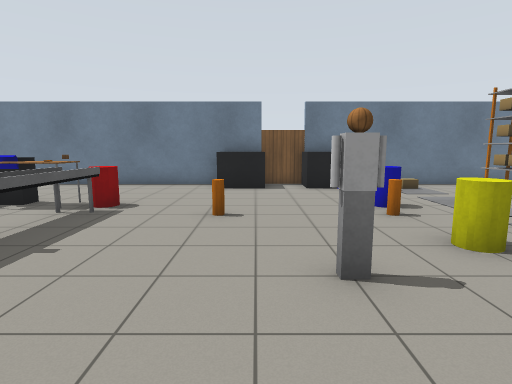
[1] (above)

18 first-person views from a walk through a Gazebo world. The camera is 1.3 m above the floor, tilts 8° down and sees 80° across. The floor is counted in squares, 1 m on a side. Each view is taken from the middle of a square. On the plan, view 1 faces up. The plan holds only what a view shows up to about 14 squares ahead; the rest is blank. Robots are left out. Simple patterns stand in for the simulator's built-in surfaces. Simple shapes stand in for some stock models.

[2]
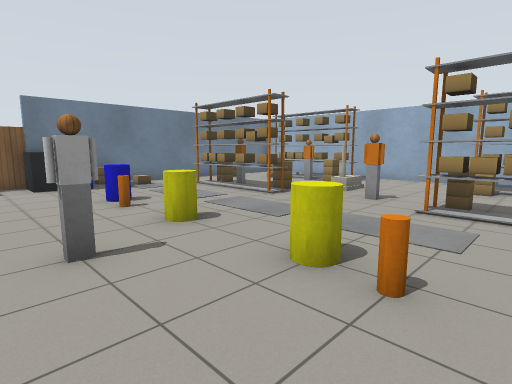

[3]
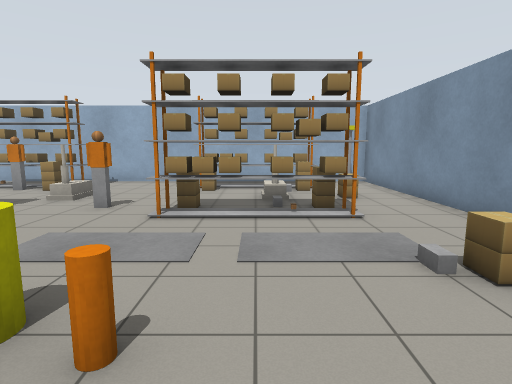

[4]
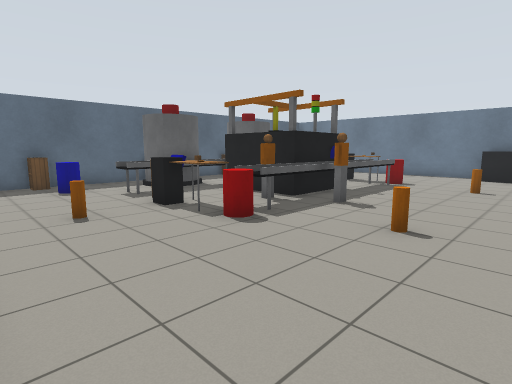

[5]
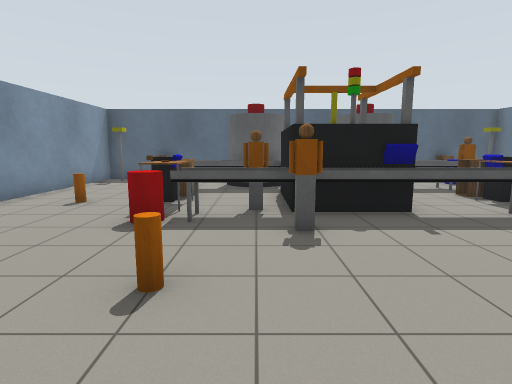

[6]
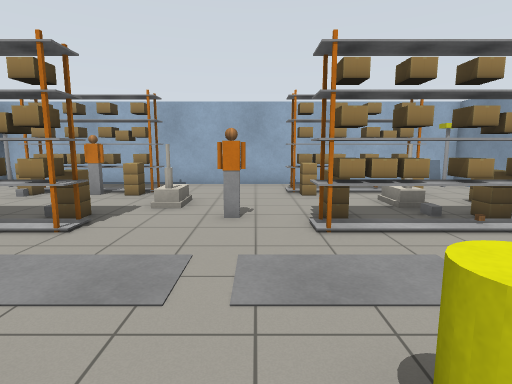

[7]
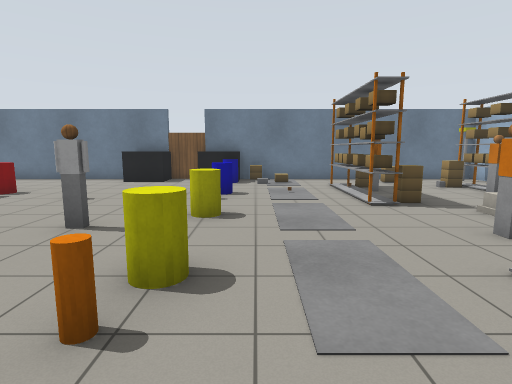

[8]
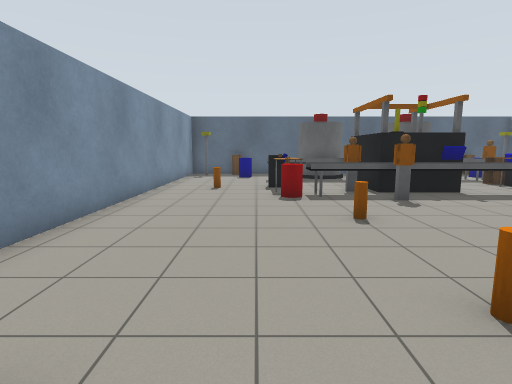

[9]
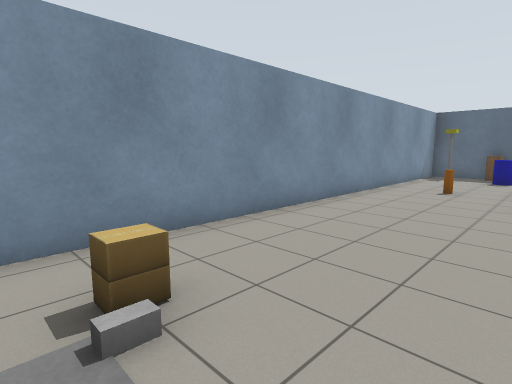

[10]
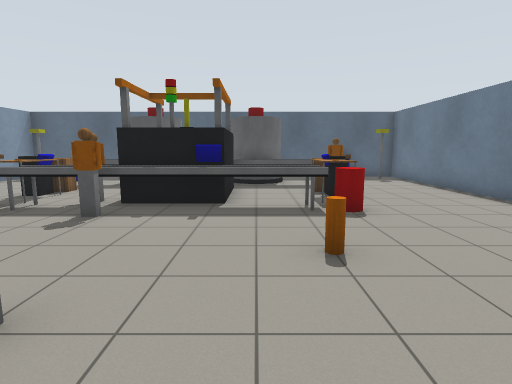

[11]
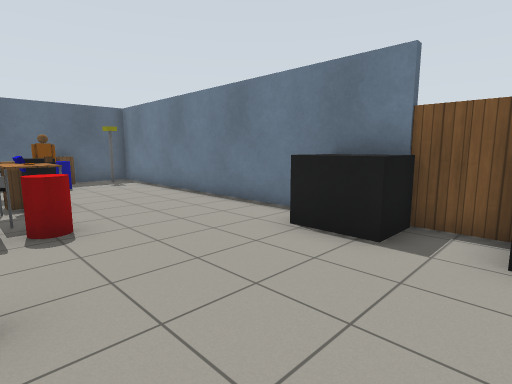

[12]
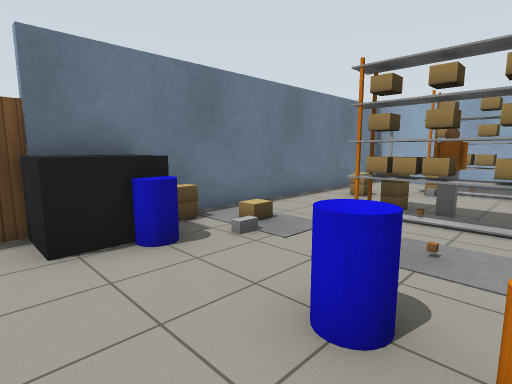

[13]
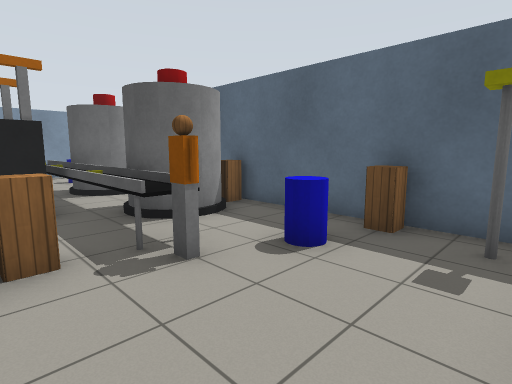

[14]
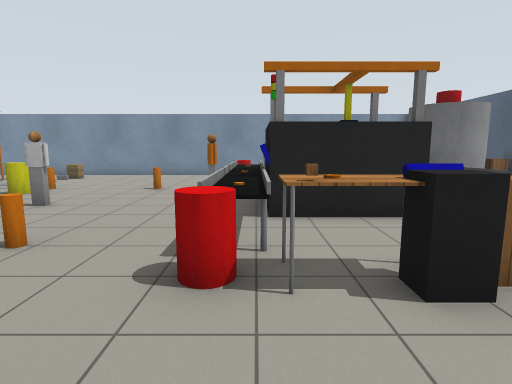

[15]
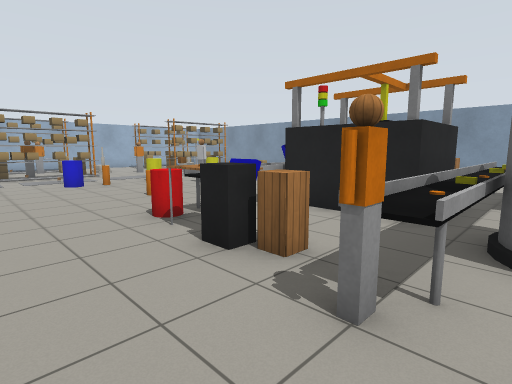

[16]
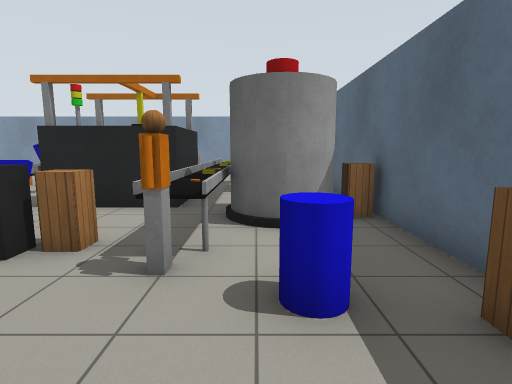

[17]
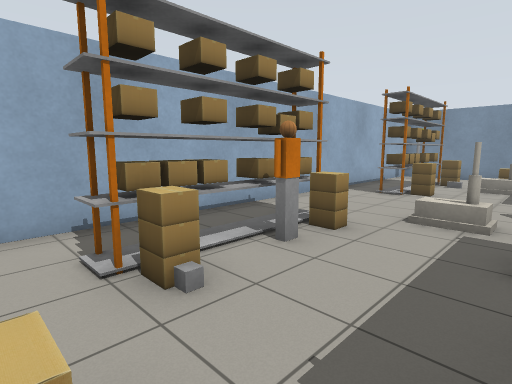

[18]
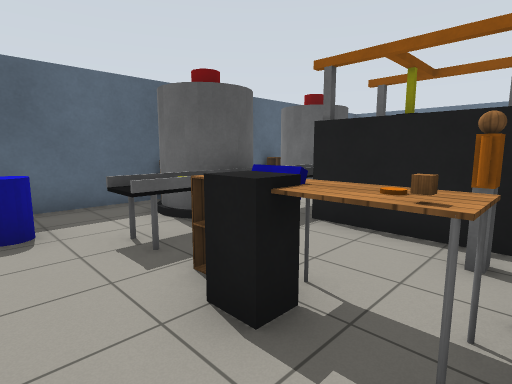

### Floor plan
Points are (right, up) in squares from view 1. A wall is a line through its corners. A room is listed if a view was taken in it or the views show most of it. See-through windows are left out.
Room 1 (views 1, 2, 3, 4, 5, 6, 7, 8, 9, 10, 11, 12, 13, 14, 15, 16, 17, 18)
walls: (0.2, 11.4) (-11.4, 11.4) (-11.4, -5.4) (13.4, -5.4) (13.4, 11.4) (1.8, 11.4)
low walls: (8.1, 5.3) (7.5, 5.3); (8, 0.3) (7.5, 0.3)
objects: lamp (-11, -5) to (-10, -4); cabinet (-11, -3); cabinet (-11, 1); cabinet (-11, 5); cabinet (-11, 9); lamp (-11, 10) to (-10, 11); barrel (-10, -3) to (-9, -2); person (-10, 0) to (-9, 2); person (-10, 4) to (-9, 6); barrel (-10, 8) to (-9, 9); other object (-8, -1); other object (-8, 1) to (-8, 2); other object (-8, 3); other object (-8, 4) to (-8, 5); other object (-8, 6); conveyor (-8, 7); conveyor (-8, 8); other object (-7, 2) to (-5, 4); cabinet (-6, -1); cabinet (-6, 7); orange cylinder (-5, -3); orange cylinder (-5, -1); conveyor (-5, 1); other object (-5, 7); wooden cube (-4, -1); conveyor (-4, 2); conveyor (-4, 4); other object (-4, 5) to (-4, 6); other object (-4, 7); barrel (-3, -1); conveyor (-3, 2); barrel (-3, 7); orange cylinder (-1, 0); orange cylinder (-1, 6); dumpster (-1, 10) to (0, 11); other object (1, 3); door leaf (1, 12); dumpster (2, 10) to (3, 11); orange cylinder (3, 0); barrel (3, 1); barrel (3, 4); orange cylinder (3, 6); barrel (3, 7); barrel (3, 10); other object (4, -4); grey box (4, -3); grey box (4, 9); other object (4, 11); other object (5, 7); cardboard box (5, 10); rack (7, -3); cardboard box (7, -2); rack (7, -1); rack (7, 0) to (7, 1); rack (7, 5); cardboard box (7, 6); rack (7, 7); rack (7, 8) to (7, 9); grey box (8, -2) to (8, -1); conveyor (8, 2); other object (8, 6); conveyor (8, 8); other object (9, -4); house (9, -2) to (9, -1); house (9, 4) to (10, 4); other object (9, 10); other object (10, -2) to (11, -2); rack (11, -3) to (12, -3); other object (11, -1) to (12, -1); rack (11, 0) to (12, 1); rack (11, 5) to (12, 5); cardboard box (11, 6) to (12, 6); conveyor (11, 7); grey box (11, 8) to (11, 9); lamp (12, -5) to (13, -4); other object (12, -2); rack (12, 7); rack (12, 8) to (12, 9); lamp (12, 10) to (13, 11)

Positions as (right, up) in squares from view 1, and headings:
1: (0, 0), facing up
2: (0, -1), facing up-right
3: (1, -1), facing right
4: (1, -5), facing up-left
5: (2, 1), facing left
6: (2, 2), facing right
7: (4, -2), facing up
8: (5, -2), facing left
9: (5, -1), facing down-left
10: (3, 5), facing left
11: (2, 6), facing up-left
12: (1, 6), facing up-right
13: (-6, 11), facing down-left
14: (-4, 10), facing down
15: (-9, 10), facing down-right
16: (-9, 11), facing down
17: (8, 10), facing down-right
18: (-4, -3), facing up-left
